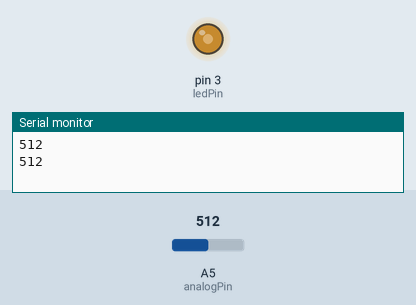
A sketch run on a simulated Arduino Uno, built with avr-gcc and run on an emulated ATmega328P. On the bench: output pins drawn as LEDs (lit = HIGH), the last lines printed to the serial monitor. The inputs (shaded band) are chosen by the test bench; at power-on: A5 (analogPin) = 512.

Above: at 1.8 s.
1.9 s: A5 (analogPin) set to 716
At 2.8 s:
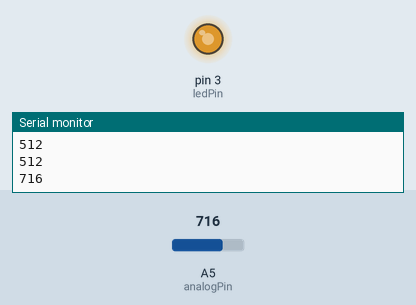
3.5 s: A5 (analogPin) set to 900
At 4.3 s:
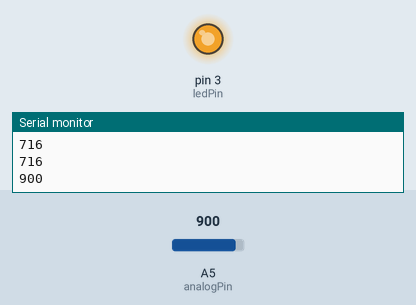
5.5 s: A5 (analogPin) set to 122
At 7.1 s:
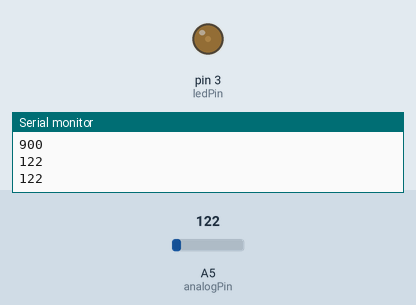
7.5 s: A5 (analogPin) set to 0
At 8.6 s:
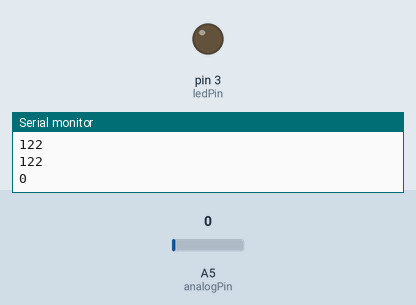
Timing chart, 0 to 10.5 s (numbered marks = the images above; inputs shaded):
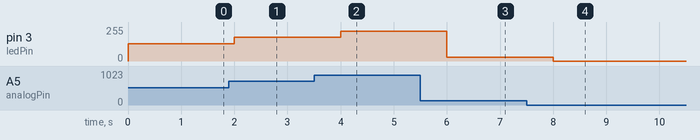

Measured:
- after the input at 1.9 s, pin 3 (ledPin): 128/255 → 179/255 after 0.10 s
- after the input at 3.5 s, pin 3 (ledPin): 179/255 → 225/255 after 0.50 s
- after the input at 5.5 s, pin 3 (ledPin): 225/255 → 30/255 after 0.50 s
- after the input at 7.5 s, pin 3 (ledPin): 30/255 → 0/255 after 0.50 s

The sketch:

analog.ino
```cpp
auto analogPin = A5;
auto ledPin = 3;
auto val = 0;
void setup() {
  Serial.begin(9600);
  pinMode(ledPin,OUTPUT);
}

void loop() {
  val=analogRead(analogPin);
  Serial.println(val);
  analogWrite(ledPin,val/4);
  delay(1000);
}
```
